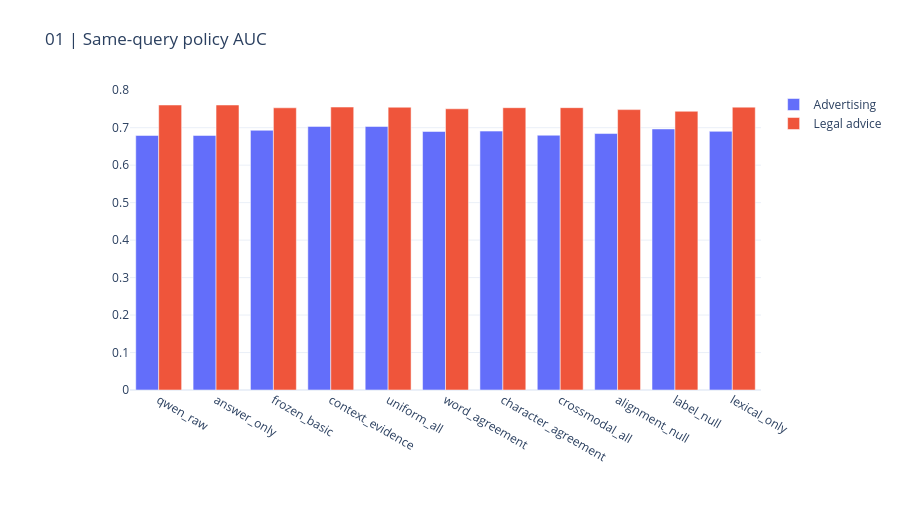

Notebook code for this chart:
### Markdown cell above
## 1. Hypothesis and matched evidence

Does agreement between exact-word/character overlap and frozen semantic neighbors add evidence beyond the existing context-conditioned anchor?

The anchor was selected after Round 9 and is not promoted. All candidates retain the exact same saved anchor features and classifier.

### Code cell
display(pd.DataFrame(RESULT["metrics"]))
CHARTS[0].show(renderer="plotly_mimetype")

### Figure 1 — Plotly figure (JSON) as saved in the notebook; plotly's stock layout.template omitted (floating-point values rounded to 4 significant figures)
{"data": [{"name": "Advertising", "type": "bar", "x": ["qwen_raw", "answer_only", "frozen_basic", "context_evidence", "uniform_all", "word_agreement", "character_agreement", "crossmodal_all", "alignment_null", "label_null", "lexical_only"], "y": [0.6793, 0.6793, 0.6931, 0.7035, 0.7032, 0.6899, 0.6909, 0.6799, 0.6844, 0.6966, 0.6902]}, {"name": "Legal advice", "type": "bar", "x": ["qwen_raw", "answer_only", "frozen_basic", "context_evidence", "uniform_all", "word_agreement", "character_agreement", "crossmodal_all", "alignment_null", "label_null", "lexical_only"], "y": [0.7605, 0.7605, 0.753, 0.755, 0.7546, 0.7504, 0.7534, 0.7534, 0.7482, 0.7438, 0.7548]}], "layout": {"barmode": "group", "height": 530, "margin": {"b": 140, "l": 130, "r": 35, "t": 90}, "title": {"text": "01 | Same-query policy AUC"}, "xaxis": {"automargin": true}, "yaxis": {"automargin": true}}}
